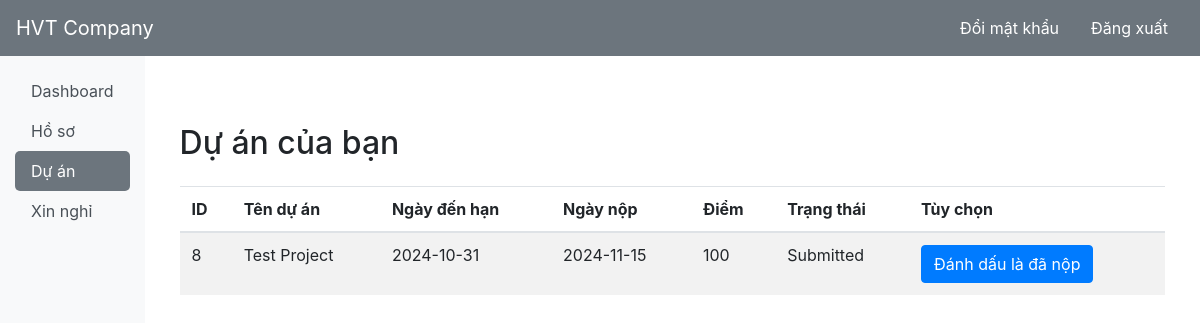
/empproject.php (signed in), run on the app's committed database.
### tables this page shows
CREATE TABLE `project` (
  `pid` int(11) NOT NULL,
  `eid` int(11) DEFAULT NULL,
  `pname` varchar(100) DEFAULT NULL,
  `duedate` date DEFAULT NULL,
  `subdate` date DEFAULT '0000-00-00',
  `mark` int(11) NOT NULL,
  `status` varchar(50) DEFAULT NULL
);

### empproject.php (the view, shortened to what this page needs)
<?php
$id = $_SESSION['id'];
require_once('process/dbh.php');
$sql = "SELECT * FROM `project` WHERE eid = '$id'";
$result = mysqli_query($conn, $sql);
?>
<html lang="en">
<head>
    <link href="https://stackpath.bootstrapcdn.com/bootstrap/4.5.2/css/bootstrap.min.css" rel="stylesheet">
</head>
<body>
    <?php include('eheader.php'); ?>
    <div class="container mt-5">
        <h2 class="mb-4">Dự án của bạn</h2>
        <table class="table table-striped">
            <thead>
                <tr>
                    <th scope="col">ID</th>
                    <th scope="col">Tên dự án</th>
                    <th scope="col">Ngày đến hạn</th>
                    <th scope="col">Ngày nộp</th>
                    <th scope="col">Điểm</th>
                    <th scope="col">Trạng thái</th>
                    <th scope="col">Tùy chọn</th>
                </tr>
            </thead>
            <tbody>
                <?php
                while ($employee = mysqli_fetch_assoc($result)) {
                    echo "<tr>";
                    echo "<td>" . htmlspecialchars($employee['pid']) . "</td>";
                    echo "<td>" . htmlspecialchars($employee['pname']) . "</td>";
                    echo "<td>" . htmlspecialchars($employee['duedate']) . "</td>";
                    echo "<td>" . htmlspecialchars($employee['subdate']) . "</td>";
                    echo "<td>" . htmlspecialchars($employee['mark']) . "</td>";
                    echo "<td>" . htmlspecialchars($employee['status']) . "</td>";
                    echo "<td><a class='btn btn-primary' href='psubmit.php?pid=" . htmlspecialchars($employee['pid']) . "&id=" . htmlspecialchars($employee['eid']) . "'>Đánh dấu là đã nộp</a></td>";
                    echo "</tr>";
                }
                ?>
            </tbody>
        </table>
    </div>
            </div>
            </div>
</body>
</html>

### data on the page
project: pid "8", pname "Test Project", duedate "2024-10-31", subdate "2024-11-15", mark "100", status "Submitted"
